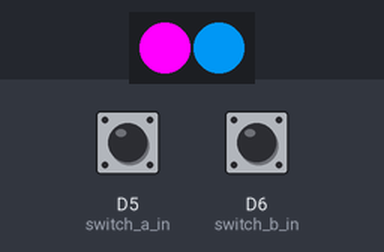
Simulated run of this program. Board: CircuitPython board. Parts: 2 RGB LEDs in strip order, left to right. Inputs (shaded band) come from the test bench; at power-on: D5 (switch_a_in) HIGH, D6 (switch_b_in) HIGH. USB keyboard and mouse output is not drawn; what the program prints to the serial console is not drawn.

Above: at 3.1 s.
3.2 s: D5 (switch_a_in) pulled LOW for 0.15 s
At 3.29 s:
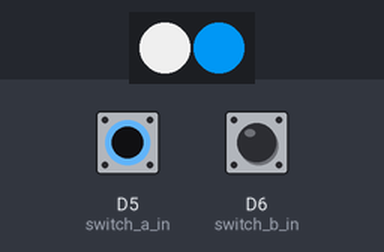
4.8 s: D6 (switch_b_in) pulled LOW for 0.15 s
At 4.89 s:
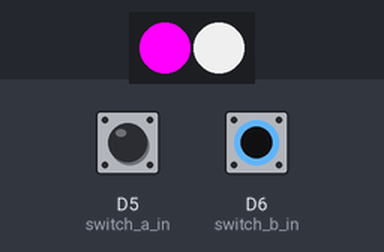
6.4 s: D6 (switch_b_in) pulled LOW for 3.2 s
At 10.7 s:
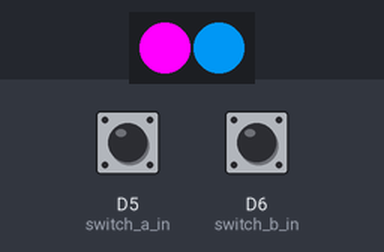
11.1 s: D5 (switch_a_in) pulled LOW for 3.2 s
At 11.8 s:
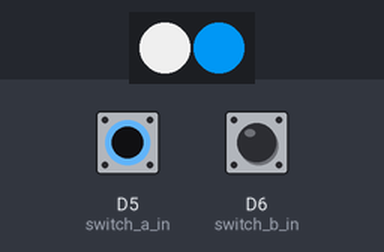
Timing chart, 0 to 15.8 s (numbered marks = the images above; inputs shaded):
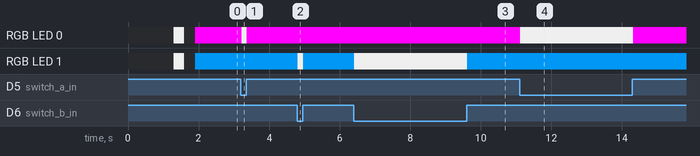

Measured:
- after the input at 3.2 s, RGB LED 0: RGB(255, 0, 255) → RGB(204, 204, 204) at once, → RGB(255, 0, 255) 0.15 s later
- after the input at 4.8 s, RGB LED 1: RGB(0, 136, 221) → RGB(204, 204, 204) at once, → RGB(0, 136, 221) 0.15 s later
- after the input at 6.4 s, RGB LED 1: RGB(0, 136, 221) → RGB(204, 204, 204) at once, → RGB(0, 136, 221) 3.2 s later
- after the input at 11.1 s, RGB LED 0: RGB(255, 0, 255) → RGB(204, 204, 204) at once, → RGB(255, 0, 255) 3.2 s later

The program:

code.py
```python
# (licence header left out)
import time
import board
from digitalio import DigitalInOut, Pull
from adafruit_debouncer import Debouncer
import usb_hid
from adafruit_hid.keyboard import Keyboard
from adafruit_hid.keyboard_layout_us import KeyboardLayoutUS
from adafruit_hid.keycode import Keycode
import neopixel

print("- Deco Keypad -")
time.sleep(1)  # Sleep for a bit to avoid a race condition on some systems

#  ----- Keymap -----  #
# change as needed, e.g. capital A (Keycode.SHIFT, Keycode.A)
switch_a_output = Keycode.Z
switch_b_output = Keycode.X

#  ----- Keyboard setup -----  #
keyboard = Keyboard(usb_hid.devices)
keyboard_layout = KeyboardLayoutUS(keyboard)  # We're in the US :)

# ----- Key setup ----- #
switch_a_in = DigitalInOut(board.D5)
switch_b_in = DigitalInOut(board.D6)
switch_a_in.pull = Pull.UP
switch_b_in.pull = Pull.UP
switch_a = Debouncer(switch_a_in)
switch_b = Debouncer(switch_b_in)

# ----- NeoPixel setup ----- #
MAGENTA = 0xFF00FF
CYAN = 0x0088DD
WHITE = 0xCCCCCC
BLACK = 0x000000

pixel_pin = board.D9
pixels = neopixel.NeoPixel(pixel_pin, 2, brightness=1.0)
pixels.fill(BLACK)
time.sleep(0.3)
pixels.fill(WHITE)
time.sleep(0.3)
pixels.fill(BLACK)
time.sleep(0.3)
pixels[0] = MAGENTA
pixels[1] = CYAN


while True:
    switch_a.update()  # Debouncer checks for changes in switch state
    switch_b.update()

    if switch_a.fell:
        keyboard.press(switch_a_output)
        pixels[0] = WHITE
    if switch_a.rose:
        keyboard.release(switch_a_output)
        pixels[0] = MAGENTA

    if switch_b.fell:
        keyboard.press(switch_b_output)
        pixels[1] = WHITE
    if switch_b.rose:
        keyboard.release(switch_b_output)
        pixels[1] = CYAN
```
